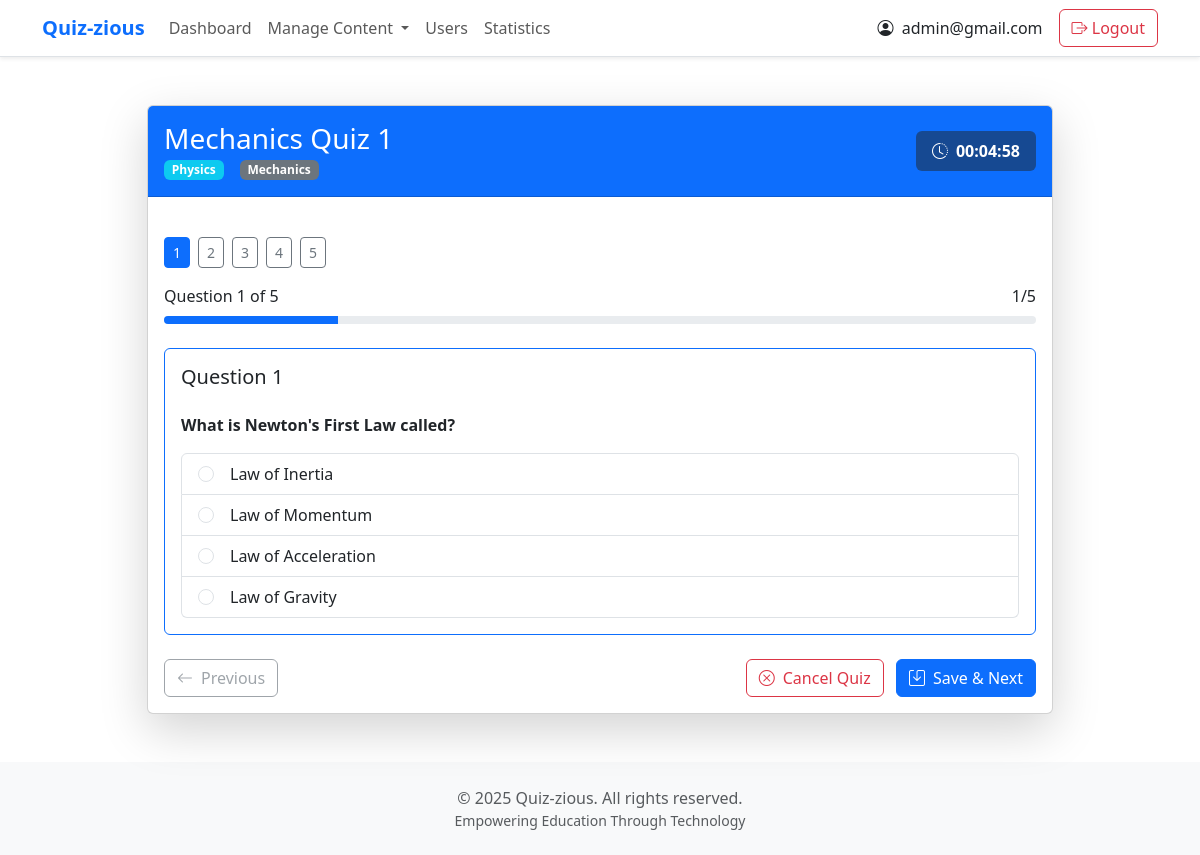
Screenshot of /attempt-quiz/1 (signed in) with the database file from the repository.
### tables this page shows
CREATE TABLE users (
            id INTEGER PRIMARY KEY AUTOINCREMENT,
            username TEXT UNIQUE,  -- This will be the email
            full_name TEXT,
            qualification TEXT,
            dob DATE,
            password TEXT,
            role TEXT
        );

CREATE TABLE quizzes (
    id INTEGER PRIMARY KEY AUTOINCREMENT,
    quiz_name TEXT NOT NULL,
    chapter_id INTEGER NOT NULL,
    date_of_quiz DATE NOT NULL,
    time_duration INTEGER NOT NULL,  -- Change to INTEGER to store total minutes
    remarks TEXT,
    FOREIGN KEY (chapter_id) REFERENCES chapters (id) ON DELETE CASCADE
);

CREATE TABLE subjects (
            id INTEGER PRIMARY KEY AUTOINCREMENT,
            name TEXT NOT NULL,
            description TEXT,
            additional_fields TEXT
        );

CREATE TABLE chapters (
            id INTEGER PRIMARY KEY AUTOINCREMENT,
            subject_id INTEGER,
            name TEXT NOT NULL,
            description TEXT,
            additional_fields TEXT,
            FOREIGN KEY (subject_id) REFERENCES subjects (id)
        );

CREATE TABLE questions (
            id INTEGER PRIMARY KEY AUTOINCREMENT,
            quiz_id INTEGER,
            question_statement TEXT NOT NULL,
            option1 TEXT NOT NULL,
            option2 TEXT NOT NULL,
            option3 TEXT,
            option4 TEXT,
            correct_option INTEGER, -- This will store the index of the correct option (1-4)
            FOREIGN KEY (quiz_id) REFERENCES quizzes(id)
        );

### app.py (the view, shortened to what this page needs)
@app.route('/attempt-quiz/<int:quiz_id>', methods=['GET', 'POST'])
def attempt_quiz(quiz_id):
    if 'username' not in session:
        return redirect(url_for('home'))
    from_dashboard = request.args.get('from_dashboard') == 'true' or request.form.get('from_dashboard') == 'true'
    conn = sqlite3.connect('database.db')
    cursor = conn.cursor()
    cursor.execute("""
        SELECT id, total_scored, total_questions FROM scores
        WHERE quiz_id = ? AND user_id = (SELECT id FROM users WHERE username = ?)
        ORDER BY time_stamp_of_attempt DESC LIMIT 1
    """, (quiz_id, session['username']))
    previous_attempt = cursor.fetchone()
    allow_attempt = from_dashboard or not previous_attempt
    cursor.execute("""
        SELECT q.quiz_name, q.time_duration, c.name as chapter_name, s.name as subject_name
        FROM quizzes q
        JOIN chapters c ON q.chapter_id = c.id
        JOIN subjects s ON c.subject_id = s.id
        WHERE q.id = ?
    """, (quiz_id,))
    quiz_details = cursor.fetchone()
    if not quiz_details:
        flash("Quiz not found", "error")
        return redirect(url_for('user_dashboard'))
    quiz_name = quiz_details[0]
    total_duration = quiz_details[1] * 60  # Convert to seconds
    chapter_name = quiz_details[2]
    subject_name = quiz_details[3]
    completed = False
    user_answers = {}
    results = {}
    score = 0
    total_questions = 0
    cursor.execute("""
        SELECT id, question_statement, option1, option2, option3, option4, correct_option
        FROM questions
        WHERE quiz_id = ?
    """, (quiz_id,))
    questions = cursor.fetchall()
    conn.close()
    return render_template('attempt_quiz.html',
                         quiz_id=quiz_id,
                         quiz_name=quiz_name,
                         chapter_name=chapter_name,
                         subject_name=subject_name,
                         questions=questions,
                         total_duration=total_duration,
                         completed=completed,
                         allow_attempt=allow_attempt,
                         previous_attempt=previous_attempt)

### app.py (called while the page is built)
@login_manager.user_loader # user loader for loading the user
def load_user(user_id):
    conn = sqlite3.connect('database.db')
    cursor = conn.cursor()
    cursor.execute("SELECT id, username, role, full_name FROM users WHERE id=?", (user_id,))
    user = cursor.fetchone()
    conn.close()
    if user:
        return User(user[0], user[1], user[2], user[3])
    return None

### templates/attempt_quiz.html (shortened to what this page needs)
{% extends "base.html" %}
{% block content %}
<div class="container py-4">
    <div class="row justify-content-center">
        <div class="col-lg-10">
            <div class="card shadow-lg">
                <div class="card-header bg-primary text-white py-3">
                    <div class="d-flex flex-column flex-md-row justify-content-between align-items-start align-items-md-center">
                        <div class="mb-2 mb-md-0">
                            <h1 class="h3 mb-1">{{ quiz_name }}</h1>
                            <div class="d-flex gap-3">
                                <span class="badge bg-info">{{ subject_name }}</span>
                                <span class="badge bg-secondary">{{ chapter_name }}</span>
                            </div>
                        </div>
                        {% if not completed and allow_attempt %}
                        <div class="d-flex align-items-center bg-dark bg-opacity-50 px-3 py-2 rounded">
                            <i class="bi bi-clock-history me-2"></i>
                            <span id="timer" class="fw-semibold">Loading...</span>
                        </div>
                        {% endif %}
                    </div>
                </div>
                <div class="card-body">
                    <form id="quizForm" method="POST" action="{{ url_for('attempt_quiz', quiz_id=quiz_id) }}" class="mt-4">
                        <div id="questionContainer">
                        </div>
                        {% if not completed and allow_attempt %}
                        <div class="mb-4">
                            <div class="d-flex justify-content-between mb-2">
                                <span>Question <span id="currentQuestionNum">1</span> of {{ questions|length }}</span>
                                <span id="questionProgress">1/{{ questions|length }}</span>
                            </div>
                            <div class="progress" style="height: 8px;">
                                <div id="progressBar" class="progress-bar" role="progressbar" style="width: {{ 100 / questions|length }}%"></div>
                            </div>
                        </div>
                        {% endif %}
                        <div id="questionsContainer">
                            {% for question in questions %}
                            <div class="question-item" id="question-{{ loop.index0 }}" style="{% if loop.index0 > 0 %}display: none;{% endif %}">
                                <div class="card mb-3 border-start-4 border-primary">
                                    <div class="card-body">
                                        <h5 class="card-title mb-4">Question {{ loop.index }}</h5>
                                        <p class="fw-semibold mb-3">{{ question[1] }}</p>
                                        <div class="list-group">
                                            {% for i in range(1, 5) %}
                                                {% if question[i+1] %}
                                                <label class="list-group-item d-flex gap-3
                                                    ">
                                                    <input class="form-check-input flex-shrink-0 mt-1"
                                                        type="radio"
                                                        name="question_{{ question[0] }}"
                                                        value="{{ i }}"
                                                        {% if user_answers and question[0] in user_answers and user_answers[question[0]] == i %}checked{% endif %}>
                                                    <span class="w-100">
                                                        {{ question[i+1] }}
                                                    </span>
                                                </label>
                                                {% endif %}
                                            {% endfor %}
                                        </div>
                                    </div>
                                </div>
                            </div>
                            {% endfor %}
                        </div>
                        {% if not completed and allow_attempt %}
                        <div class="d-flex justify-content-between gap-3 mt-4" id="navigationButtons">
                            <button type="button" id="prevButton" class="btn btn-outline-secondary" disabled>
                                <i class="bi bi-arrow-left me-2"></i>Previous
                            </button>
                            <div>
                                <a href="{{ url_for('user_dashboard') }}" class="btn btn-outline-danger me-2">
                                    <i class="bi bi-x-circle me-2"></i>Cancel Quiz
                                </a>
                                <button type="button" id="nextButton" class="btn btn-primary">
                                    <i class="bi bi-save me-2"></i>Save & Next
                                </button>
                            </div>
                        </div>
                        {% endif %}
                    </form>
                </div>
            </div>
        </div>
    </div>
</div>
{% endblock %}
{% block extra_css %}
<link rel="stylesheet" href="{{ url_for('static', filename='css/quiz.css') }}">
{% endblock %}

### templates/base.html (shortened to what this page needs)
<!DOCTYPE html>
<html lang="en" data-bs-theme="light">
<head>
    <link href="https://cdn.jsdelivr.net/npm/bootstrap@5.3.0/dist/css/bootstrap.min.css" rel="stylesheet">
    <link rel="stylesheet" href="https://cdn.jsdelivr.net/npm/bootstrap-icons@1.11.0/font/bootstrap-icons.css">
    {% block extra_css %}{% endblock %}
</head>
<body class="d-flex flex-column min-vh-100">
    <nav class="navbar navbar-expand-lg navbar-light bg-white border-bottom shadow-sm">
        <div class="container">
            <a class="navbar-brand fw-bold text-primary" href="{% if session['role'] == 'admin' %}{{ url_for('admin_dashboard') }}{% else %}{{ url_for('user_dashboard') }}{% endif %}">Quiz-zious</a>
            <div class="collapse navbar-collapse" id="navbarNav">
                <ul class="navbar-nav me-auto">
                    {% if session['role'] == 'admin' %}
                        <li class="nav-item">
                            <a class="nav-link" href="{{ url_for('admin_dashboard') }}">Dashboard</a>
                        </li>
                        <li class="nav-item dropdown">
                            <a class="nav-link dropdown-toggle" href="#" role="button" data-bs-toggle="dropdown" aria-expanded="false">
                                Manage Content
                            </a>
                        </li>
                        <li class="nav-item">
                            <a class="nav-link" href="/admin/manage-users">Users</a>
                        </li>
                        <li class="nav-item">
                            <a class="nav-link" href="{{ url_for('admin_statistics') }}">Statistics</a>
                        </li>
                    {% else %}
                        <li class="nav-item">
                            <a class="nav-link" href="{{ url_for('user_dashboard') }}">Dashboard</a>
                        </li>
                    {% endif %}
                </ul>
                <div class="d-flex align-items-center">
                    <div class="nav-item me-3">
                        <span class="text-dark">
                            <i class="bi bi-person-circle me-1"></i>
                            {{ session['username'] }}
                        </span>
                    </div>
                    <div class="nav-item">
                        <a class="btn btn-outline-danger" href="/logout">
                            <i class="bi bi-box-arrow-right"></i> Logout
                        </a>
                    </div>
                </div>
            </div>
        </div>
    </nav>
    <main class="container flex-grow-1 py-4">
        {% block content %}{% endblock %}
    </main>
    <footer class="footer mt-auto bg-light py-4">
        <div class="container">
            <div class="text-center text-muted">
                <p class="mb-0">&copy; 2025 Quiz-zious. All rights reserved.</p>
                <p class="mb-0 small">Empowering Education Through Technology</p>
            </div>
        </div>
    </footer>
</body>
</html>

### rows the page displays
users: username "admin@gmail.com"
quizzes: quiz_name "Mechanics Quiz 1"
subjects: name "Physics"
chapters: name "Mechanics"
questions: question_statement "What is Newton's First Law called?", option1 "Law of Inertia" "Law of Momentum" "Law of Acceleration" "Law of Gravity"

### other values shown
{{ questions|length }} "5"
